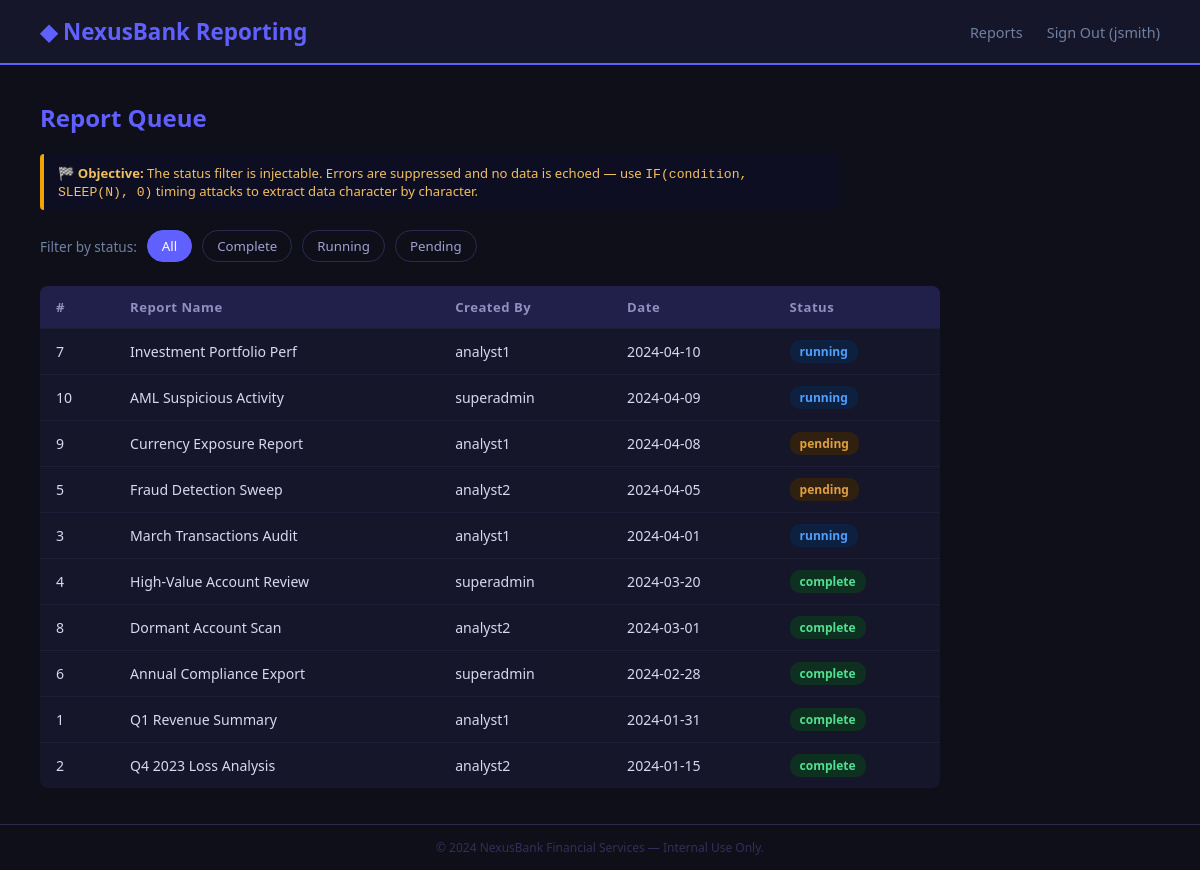
Screenshot of /app2/src/reports.php (signed in) with the database file from the repository.
### tables this page shows
CREATE TABLE reports (
  id          INT AUTO_INCREMENT PRIMARY KEY,
  report_name VARCHAR(100) NOT NULL,
  created_by  VARCHAR(80)  NOT NULL,
  created_at  DATETIME     NOT NULL DEFAULT CURRENT_TIMESTAMP,
  status      VARCHAR(20)  NOT NULL DEFAULT 'pending',
  parameters  TEXT
);

### app2/src/reports.php (the view, shortened to what this page needs)
<?php
require 'config.php';
$statusFilter = $_GET['status'] ?? 'all';
$rows = [];
try {
    if ($statusFilter === 'all') {
        $stmt = $pdo->query("SELECT id, report_name, created_by, DATE(created_at) AS date, status FROM reports ORDER BY created_at DESC");
    } else {
        $sql  = "SELECT id, report_name, created_by, DATE(created_at) AS date, status FROM reports WHERE status = '$statusFilter' ORDER BY created_at DESC";
        $stmt = $pdo->query($sql);
    }
    $rows = $stmt->fetchAll(PDO::FETCH_ASSOC);
} catch (PDOException $e) {
    $rows = [];
}
?>
<!DOCTYPE html>
<html lang="en">
<head>
</head>
<body>
<header>
  <div class="logo">&#9670; NexusBank Reporting</div>
  <nav>
    <a href="reports.php">Reports</a>
    <a href="logout.php">Sign Out (<?= htmlspecialchars($_SESSION['username']) ?>)</a>
  </nav>
</header>
<div class="main">
  <h2>Report Queue</h2>
  <div class="objective">&#127937; <strong>Objective:</strong> The status filter is injectable. Errors are suppressed and no data is echoed — use <code>IF(condition, SLEEP(N), 0)</code> timing attacks to extract data character by character.</div>
  <div class="filters">
    <span>Filter by status:</span>
    <a href="reports.php?status=all"      class="<?= $statusFilter==='all'     ?'active':'' ?>">All</a>
    <a href="reports.php?status=complete" class="<?= $statusFilter==='complete'?'active':'' ?>">Complete</a>
    <a href="reports.php?status=running"  class="<?= $statusFilter==='running' ?'active':'' ?>">Running</a>
    <a href="reports.php?status=pending"  class="<?= $statusFilter==='pending' ?'active':'' ?>">Pending</a>
  </div>
  <table>
    <thead>
      <tr><th>#</th><th>Report Name</th><th>Created By</th><th>Date</th><th>Status</th></tr>
    </thead>
    <tbody>
    <?php foreach ($rows as $r): ?>
      <tr>
        <td><?= (int)$r['id'] ?></td>
        <td><?= htmlspecialchars($r['report_name']) ?></td>
        <td><?= htmlspecialchars($r['created_by']) ?></td>
        <td><?= htmlspecialchars($r['date']) ?></td>
        <td><span class="badge <?= htmlspecialchars($r['status']) ?>"><?= htmlspecialchars($r['status']) ?></span></td>
      </tr>
    <?php endforeach; ?>
    </tbody>
  </table>
</div>
<footer>&copy; 2024 NexusBank Financial Services — Internal Use Only.</footer>
</body>
</html>

### app2/src/reports.php (style rules this page uses)
* { box-sizing:border-box;margin:0;padding:0 }
body { font-family:'Segoe UI',Arial,sans-serif;background:#0f0f1a;color:#d8d8f0;min-height:100vh;display:flex;flex-direction:column }
header { background:#16162a;padding:16px 40px;display:flex;align-items:center;justify-content:space-between;border-bottom:2px solid #6060ff }
.logo { font-size:1.4rem;font-weight:700;color:#6060ff }
nav a { color:#7080a0;text-decoration:none;margin-left:20px;font-size:0.9rem }
.main { flex:1;padding:36px 40px }
h2 { color:#6060ff;margin-bottom:20px }
.objective { background:#0e0e22;border-left:4px solid #f0a500;padding:10px 14px;margin-bottom:20px;font-size:0.82rem;color:#f0c060;border-radius:4px;max-width:800px }
.filters { display:flex;gap:10px;margin-bottom:24px;flex-wrap:wrap;align-items:center }
.filters span { font-size:0.85rem;color:#7080a0 }
.filters a { padding:6px 14px;border:1px solid #2a2a50;border-radius:20px;text-decoration:none;color:#a0a0d0;font-size:0.83rem }
.filters a.active,.filters a:hover { background:#6060ff;color:#fff;border-color:#6060ff }
table { width:100%;border-collapse:collapse;background:#16162a;border-radius:8px;overflow:hidden;max-width:900px }
th { background:#20204a;padding:12px 16px;text-align:left;font-size:0.82rem;color:#9090c0;letter-spacing:.5px }
td { padding:11px 16px;font-size:0.88rem;border-top:1px solid #1e1e38 }
.badge { display:inline-block;padding:3px 10px;border-radius:10px;font-size:0.75rem;font-weight:600 }
.badge.complete { background:#0d3020;color:#50e090 }
.badge.running { background:#0d2040;color:#50a0ff }
.badge.pending { background:#302010;color:#e0a040 }
footer { text-align:center;padding:14px;font-size:0.75rem;color:#30305a;border-top:1px solid #2a2a50 }

### rows the page displays
reports: id "7", report_name "Investment Portfolio Perf", created_by "analyst1", date "2024-04-10", status "running"
reports: id "10", report_name "AML Suspicious Activity", created_by "superadmin", date "2024-04-09", status "running"
reports: id "9", report_name "Currency Exposure Report", created_by "analyst1", date "2024-04-08", status "pending"
reports: id "5", report_name "Fraud Detection Sweep", created_by "analyst2", date "2024-04-05", status "pending"
reports: id "3", report_name "March Transactions Audit", created_by "analyst1", date "2024-04-01", status "running"
reports: id "4", report_name "High-Value Account Review", created_by "superadmin", date "2024-03-20", status "complete"
reports: id "8", report_name "Dormant Account Scan", created_by "analyst2", date "2024-03-01", status "complete"
reports: id "6", report_name "Annual Compliance Export", created_by "superadmin", date "2024-02-28", status "complete"
reports: id "1", report_name "Q1 Revenue Summary", created_by "analyst1", date "2024-01-31", status "complete"
reports: id "2", report_name "Q4 2023 Loss Analysis", created_by "analyst2", date "2024-01-15", status "complete"

### other values shown
$_SESSION['username'] "jsmith"
